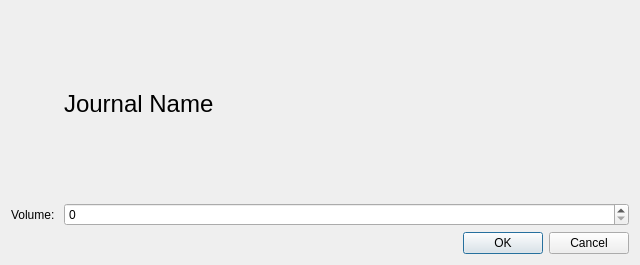
<?xml version="1.0" encoding="UTF-8"?>
<ui version="4.0">
 <class>addVolume</class>
 <widget class="QDialog" name="addVolume">
  <property name="geometry">
   <rect>
    <x>0</x>
    <y>0</y>
    <width>640</width>
    <height>265</height>
   </rect>
  </property>
  <property name="windowTitle">
   <string>Dialog</string>
  </property>
  <layout class="QGridLayout" name="gridLayout">
   <item row="1" column="1">
    <widget class="QLabel" name="label">
     <property name="text">
      <string>Volume: </string>
     </property>
    </widget>
   </item>
   <item row="2" column="2">
    <widget class="QDialogButtonBox" name="buttonBox">
     <property name="orientation">
      <enum>Qt::Horizontal</enum>
     </property>
     <property name="standardButtons">
      <set>QDialogButtonBox::Cancel|QDialogButtonBox::Ok</set>
     </property>
    </widget>
   </item>
   <item row="1" column="2">
    <widget class="QSpinBox" name="spinBox"/>
   </item>
   <item row="0" column="2">
    <widget class="QLabel" name="label_2">
     <property name="font">
      <font>
       <pointsize>18</pointsize>
      </font>
     </property>
     <property name="text">
      <string>Journal Name</string>
     </property>
    </widget>
   </item>
  </layout>
 </widget>
 <resources/>
 <connections>
  <connection>
   <sender>buttonBox</sender>
   <signal>accepted()</signal>
   <receiver>addVolume</receiver>
   <slot>accept()</slot>
   <hints>
    <hint type="sourcelabel">
     <x>312</x>
     <y>218</y>
    </hint>
    <hint type="destinationlabel">
     <x>157</x>
     <y>253</y>
    </hint>
   </hints>
  </connection>
  <connection>
   <sender>buttonBox</sender>
   <signal>rejected()</signal>
   <receiver>addVolume</receiver>
   <slot>reject()</slot>
   <hints>
    <hint type="sourcelabel">
     <x>380</x>
     <y>218</y>
    </hint>
    <hint type="destinationlabel">
     <x>286</x>
     <y>253</y>
    </hint>
   </hints>
  </connection>
 </connections>
</ui>
